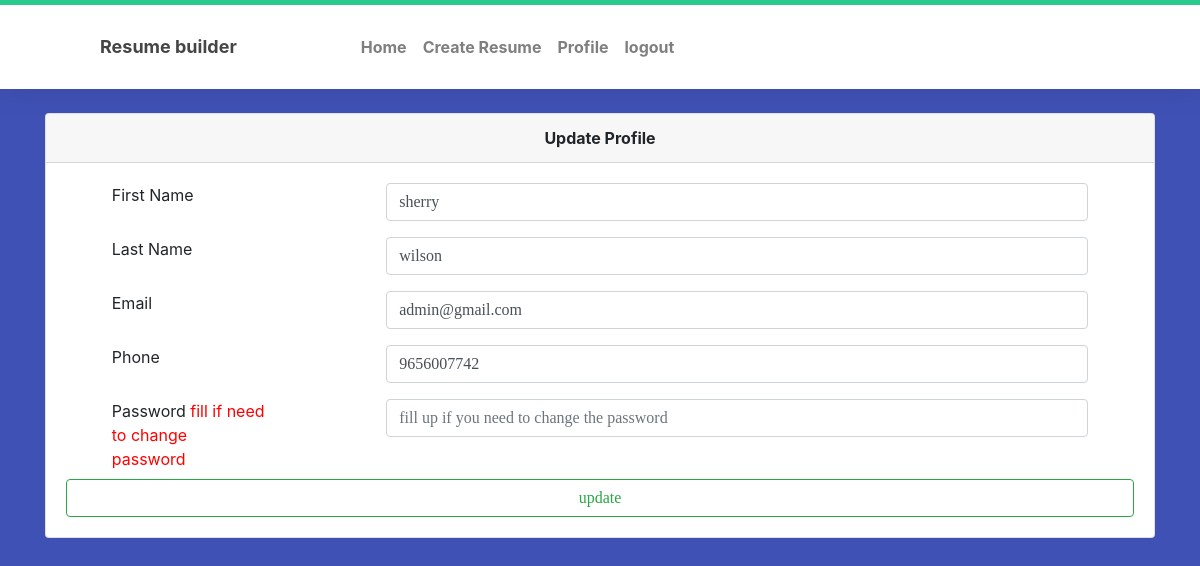
Screenshot of /user/profile.php (signed in) with the database file from the repository.
### tables this page shows
CREATE TABLE `users` (
  `id` int(11) NOT NULL,
  `fname` varchar(15) NOT NULL,
  `lname` varchar(15) NOT NULL,
  `email` varchar(50) NOT NULL,
  `phone` varchar(15) NOT NULL,
  `password` varchar(100) NOT NULL
);

### user/profile.php (the view, shortened to what this page needs)
<?php
require '../config.php';
include 'header.php';
$sql="select * from users where id=1";
$result = mysqli_query($conn, $sql);
$res = mysqli_fetch_assoc($result)
 ?>
<div class="container">
	<div class="card mt-4">
		<div class="card-header text-center text-capitalize font-weight-bold">
			update profile
		</div>
		<div class="card-body">
			<form method="POST">
			<div class="row justify-content-around">
				<div class="col-md-2">
					<label for="">First Name</label>
				</div>
				<div class="col-md-8">
<div class="form-group">
	<input type="text" name="fname" id="" class="form-control" value="<?php echo $res['fname']; ?>">
</div>
				</div>
			</div>
				<div class="row justify-content-around">
				<div class="col-md-2">
					<label for="">Last Name</label>
				</div>
				<div class="col-md-8">
<div class="form-group">
	<input type="text" name="lname" id="" class="form-control" value="<?php echo $res['lname']; ?>">
</div>
				</div>
			</div>
				<div class="row justify-content-around">
				<div class="col-md-2">
					<label for="">Email</label>
				</div>
				<div class="col-md-8">
<div class="form-group">
	<input type="email" name="email" id="" class="form-control" value="<?php echo $res['email']; ?>">
</div>
				</div>
			</div>
				<div class="row justify-content-around">
				<div class="col-md-2">
					<label for="">Phone</label>
				</div>
				<div class="col-md-8">
<div class="form-group">
	<input type="text" name="phone" id="" class="form-control" value="<?php echo $res['phone']; ?>">
</div>
				</div>
			</div>
			<div class="row justify-content-around">
				<div class="col-md-2">
					<label for="">Password <span style="color:red">fill if need to change password</span></label>
				</div>
				<div class="col-md-8">
<div class="form-group">
	<input type="password" name="pass" id="" class="form-control" placeholder="fill up if you need to change the password">
</div>
				</div>
			</div>
		<input type="submit" value="update" class="btn btn-block btn-outline-success">
</form>
		</div>
	</div>
</div>
 <?php
include 'footer.php';
  ?>

### user/assets/css/mystyle.css (style rules this page uses)
* { box-sizing: border-box; }
body { background-color: #f1f1f1; }
input { padding: 10px; width: 100%; font-size: 17px; font-family: Raleway; border: 1px solid #aaaaaa; }
* { padding:0; margin:0; box-sizing: border-box; }
body { background-color: #3F51B5; }
.card { margin-top:5px solid #29ca8e !important; }

### rows the page displays
users: fname "sherry", lname "wilson", email "admin@gmail.com", phone "9656007742"
